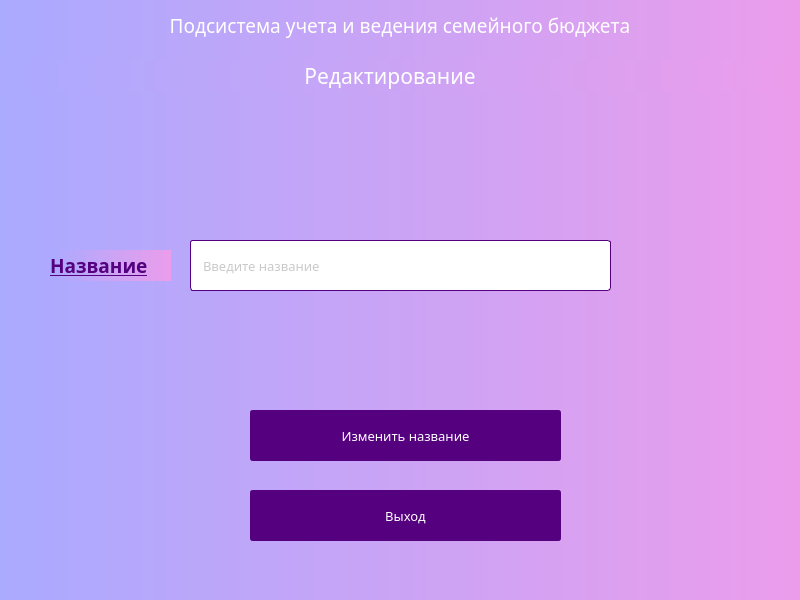
<?xml version="1.0" encoding="UTF-8"?>
<ui version="4.0">
 <class>Dialog</class>
 <widget class="QDialog" name="Dialog">
  <property name="geometry">
   <rect>
    <x>0</x>
    <y>0</y>
    <width>800</width>
    <height>600</height>
   </rect>
  </property>
  <property name="minimumSize">
   <size>
    <width>800</width>
    <height>600</height>
   </size>
  </property>
  <property name="maximumSize">
   <size>
    <width>800</width>
    <height>600</height>
   </size>
  </property>
  <property name="windowTitle">
   <string>Dialog</string>
  </property>
  <property name="styleSheet">
   <string notr="true">background-color: qlineargradient(spread:pad, x1:0, y1:0, x2:1, y2:0, stop:0 rgb(170, 170, 255), stop:1 rgb(235, 157, 235));</string>
  </property>
  <widget class="QLabel" name="label">
   <property name="geometry">
    <rect>
     <x>0</x>
     <y>10</y>
     <width>800</width>
     <height>31</height>
    </rect>
   </property>
   <property name="minimumSize">
    <size>
     <width>800</width>
     <height>0</height>
    </size>
   </property>
   <property name="maximumSize">
    <size>
     <width>800</width>
     <height>16777215</height>
    </size>
   </property>
   <property name="font">
    <font>
     <family>Century Gothic</family>
     <pointsize>14</pointsize>
    </font>
   </property>
   <property name="styleSheet">
    <string notr="true">color: rgb(255, 255, 255);</string>
   </property>
   <property name="frameShadow">
    <enum>QFrame::Plain</enum>
   </property>
   <property name="text">
    <string>Подсистема учета и ведения семейного бюджета</string>
   </property>
   <property name="alignment">
    <set>Qt::AlignCenter</set>
   </property>
  </widget>
  <widget class="QLabel" name="label_2">
   <property name="geometry">
    <rect>
     <x>-10</x>
     <y>60</y>
     <width>800</width>
     <height>31</height>
    </rect>
   </property>
   <property name="minimumSize">
    <size>
     <width>800</width>
     <height>0</height>
    </size>
   </property>
   <property name="maximumSize">
    <size>
     <width>800</width>
     <height>16777215</height>
    </size>
   </property>
   <property name="font">
    <font>
     <family>Century Gothic</family>
     <pointsize>16</pointsize>
    </font>
   </property>
   <property name="styleSheet">
    <string notr="true">color: rgb(255, 255, 255);</string>
   </property>
   <property name="frameShadow">
    <enum>QFrame::Plain</enum>
   </property>
   <property name="text">
    <string>Редактирование</string>
   </property>
   <property name="alignment">
    <set>Qt::AlignCenter</set>
   </property>
  </widget>
  <widget class="QPushButton" name="editNameBtn">
   <property name="geometry">
    <rect>
     <x>250</x>
     <y>410</y>
     <width>311</width>
     <height>51</height>
    </rect>
   </property>
   <property name="font">
    <font>
     <family>Century Gothic</family>
     <pointsize>10</pointsize>
    </font>
   </property>
   <property name="styleSheet">
    <string notr="true">QPushButton{
	background-color:rgb(85, 0, 127);
border-radius: 3px;
border: 2px solid rgb(85, 0, 127);
color:rgb(255, 255, 255);
}

QPushButton::hover{
	background-color: rgb(108, 0, 162);
	border: 2px solid rgb(108, 0, 162);
}

QPushButton::pressed{
	background-color:rgb(129, 0, 193);
	border-bottom: 2px solid rgb(129, 0, 193);
	border-leftt:  2px solid rgb(129, 0, 193);
	border-right:  2px solid rgb(129, 0, 193);
}


</string>
   </property>
   <property name="text">
    <string>Изменить название</string>
   </property>
  </widget>
  <widget class="QPushButton" name="quitBtn">
   <property name="geometry">
    <rect>
     <x>250</x>
     <y>490</y>
     <width>311</width>
     <height>51</height>
    </rect>
   </property>
   <property name="font">
    <font>
     <family>Century Gothic</family>
     <pointsize>10</pointsize>
    </font>
   </property>
   <property name="styleSheet">
    <string notr="true">QPushButton{
	background-color:rgb(85, 0, 127);
border-radius: 3px;
border: 2px solid rgb(85, 0, 127);
color:rgb(255, 255, 255);
}

QPushButton::hover{
	background-color: rgb(108, 0, 162);
	border: 2px solid rgb(108, 0, 162);
}

QPushButton::pressed{
	background-color:rgb(129, 0, 193);
	border-bottom: 2px solid rgb(129, 0, 193);
	border-leftt:  2px solid rgb(129, 0, 193);
	border-right:  2px solid rgb(129, 0, 193);
}


</string>
   </property>
   <property name="text">
    <string>Выход</string>
   </property>
  </widget>
  <widget class="QLabel" name="label_3">
   <property name="geometry">
    <rect>
     <x>50</x>
     <y>250</y>
     <width>121</width>
     <height>31</height>
    </rect>
   </property>
   <property name="font">
    <font>
     <family>Century Gothic</family>
     <pointsize>14</pointsize>
     <weight>75</weight>
     <bold>true</bold>
     <underline>true</underline>
    </font>
   </property>
   <property name="styleSheet">
    <string notr="true">color: rgb(85, 0, 127);</string>
   </property>
   <property name="text">
    <string>Название</string>
   </property>
  </widget>
  <widget class="QLineEdit" name="inputName">
   <property name="geometry">
    <rect>
     <x>190</x>
     <y>240</y>
     <width>421</width>
     <height>51</height>
    </rect>
   </property>
   <property name="font">
    <font>
     <family>Century Gothic</family>
     <pointsize>10</pointsize>
     <italic>false</italic>
     <underline>false</underline>
     <kerning>true</kerning>
    </font>
   </property>
   <property name="toolTip">
    <string>&lt;html&gt;&lt;head/&gt;&lt;body&gt;&lt;p&gt;&lt;br/&gt;&lt;/p&gt;&lt;/body&gt;&lt;/html&gt;</string>
   </property>
   <property name="styleSheet">
    <string notr="true">QLineEdit{
	border-radius: 3px;
	background-color:rgb(255, 255, 255);
	border:  1px solid rgb(85, 0, 127);
	color:rgb(148, 148, 148);
	padding-left: 10px;
}

QLineEdit::hover{
	border:  1px solid rgb(147, 0, 221);
}</string>
   </property>
   <property name="inputMask">
    <string/>
   </property>
   <property name="frame">
    <bool>true</bool>
   </property>
   <property name="alignment">
    <set>Qt::AlignLeading|Qt::AlignLeft|Qt::AlignVCenter</set>
   </property>
   <property name="placeholderText">
    <string>Введите название</string>
   </property>
  </widget>
 </widget>
 <resources/>
 <connections/>
</ui>
